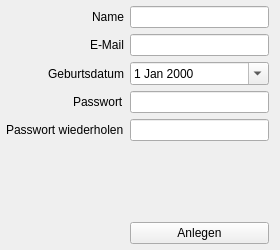
<?xml version="1.0" encoding="UTF-8"?>
<ui version="4.0">
 <class>Systemstart</class>
 <widget class="QWidget" name="Systemstart">
  <property name="geometry">
   <rect>
    <x>0</x>
    <y>0</y>
    <width>280</width>
    <height>250</height>
   </rect>
  </property>
  <property name="minimumSize">
   <size>
    <width>280</width>
    <height>250</height>
   </size>
  </property>
  <property name="maximumSize">
   <size>
    <width>280</width>
    <height>250</height>
   </size>
  </property>
  <property name="windowTitle">
   <string>Admin festlegen</string>
  </property>
  <layout class="QVBoxLayout" name="verticalLayout">
   <property name="leftMargin">
    <number>6</number>
   </property>
   <property name="topMargin">
    <number>6</number>
   </property>
   <property name="bottomMargin">
    <number>6</number>
   </property>
   <item>
    <layout class="QFormLayout" name="formLayout">
     <property name="labelAlignment">
      <set>Qt::AlignRight|Qt::AlignTrailing|Qt::AlignVCenter</set>
     </property>
     <item row="0" column="0">
      <widget class="QLabel" name="label_3">
       <property name="text">
        <string>Name</string>
       </property>
      </widget>
     </item>
     <item row="0" column="1">
      <widget class="QLineEdit" name="lineEdit"/>
     </item>
     <item row="1" column="0">
      <widget class="QLabel" name="label_4">
       <property name="text">
        <string>E-Mail</string>
       </property>
      </widget>
     </item>
     <item row="1" column="1">
      <widget class="QLineEdit" name="lineEdit_2"/>
     </item>
     <item row="2" column="0">
      <widget class="QLabel" name="label_5">
       <property name="text">
        <string>Geburtsdatum</string>
       </property>
      </widget>
     </item>
     <item row="3" column="0">
      <widget class="QLabel" name="label_2">
       <property name="text">
        <string>Passwort</string>
       </property>
      </widget>
     </item>
     <item row="3" column="1">
      <widget class="QLineEdit" name="lineEdit_4">
       <property name="echoMode">
        <enum>QLineEdit::Password</enum>
       </property>
       <property name="clearButtonEnabled">
        <bool>false</bool>
       </property>
      </widget>
     </item>
     <item row="7" column="1">
      <widget class="QPushButton" name="pushButton">
       <property name="text">
        <string>Anlegen</string>
       </property>
       <property name="icon">
        <iconset>
         <normaloff>resources/user.png</normaloff>resources/user.png</iconset>
       </property>
      </widget>
     </item>
     <item row="2" column="1">
      <widget class="QDateEdit" name="dateEdit">
       <property name="calendarPopup">
        <bool>true</bool>
       </property>
      </widget>
     </item>
     <item row="4" column="0">
      <widget class="QLabel" name="label">
       <property name="text">
        <string>Passwort wiederholen</string>
       </property>
      </widget>
     </item>
     <item row="6" column="1">
      <spacer name="verticalSpacer">
       <property name="orientation">
        <enum>Qt::Vertical</enum>
       </property>
       <property name="sizeHint" stdset="0">
        <size>
         <width>20</width>
         <height>20</height>
        </size>
       </property>
      </spacer>
     </item>
     <item row="4" column="1">
      <widget class="QLineEdit" name="lineEdit_3">
       <property name="echoMode">
        <enum>QLineEdit::Password</enum>
       </property>
      </widget>
     </item>
     <item row="5" column="1">
      <widget class="QLabel" name="label_6">
       <property name="text">
        <string/>
       </property>
      </widget>
     </item>
    </layout>
   </item>
  </layout>
 </widget>
 <resources/>
 <connections/>
</ui>
